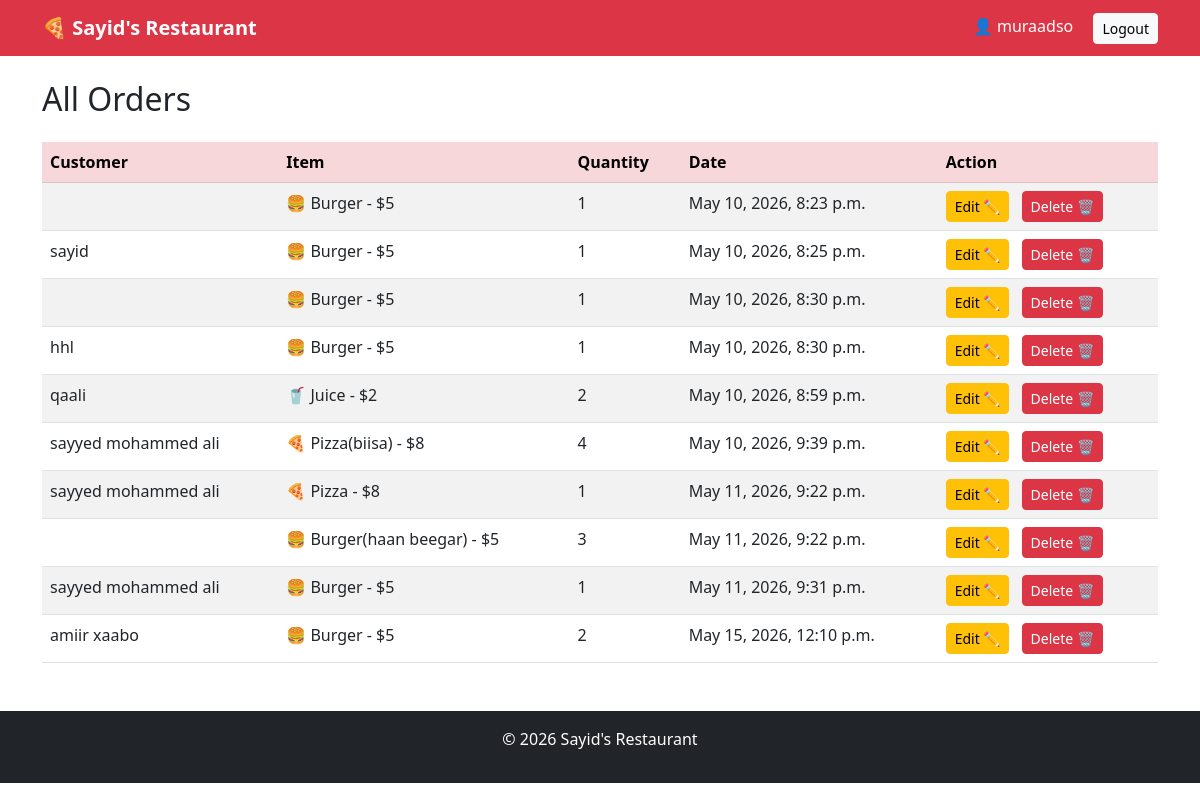
Screenshot of /orders/ (signed in) with the database file from the repository.
### menu/models.py (models this page shows, shortened)
class Order(models.Model):
    customer_name = models.CharField(max_length=100)
    item = models.CharField(max_length=100)
    quantity = models.IntegerField(default=1)
    date = models.DateTimeField(auto_now_add=True)

### menu/views.py (the view)
# urls.py: path('orders/', views.all_orders, name='all_orders'),
@login_required
def all_orders(request):
    orders = Order.objects.all()
    return render(request, 'menu/all_orders.html', {'orders': orders})

### menu/templates/menu/all_orders.html (shortened to what this page needs)
{% extends 'base.html' %}
{% block content %}
<h2 class="mb-4">All Orders</h2>
<table class="table table-striped">
    <thead class="table-danger">
        <tr>
            <th>Customer</th>
            <th>Item</th>
            <th>Quantity</th>
            <th>Date</th>
            <th>Action</th>
        </tr>
    </thead>
    <tbody>
        {% for order in orders %}
        <tr>
            <td>{{ order.customer_name }}</td>
            <td>{{ order.item }}</td>
            <td>{{ order.quantity }}</td>
            <td>{{ order.date }}</td>
            <td>
                <a href="/edit/{{ order.pk }}/"
                   class="btn btn-warning btn-sm me-2">
                    Edit ✏️
                </a>
                <a href="/delete/{{ order.pk }}/"
                   class="btn btn-danger btn-sm">
                    Delete 🗑️
                </a>
            </td>
        </tr>
        {% endfor %}
    </tbody>
</table>
{% endblock %}

### templates/base.html (shortened to what this page needs)
<!DOCTYPE html>
<html>
<head>
    <link href="https://cdn.jsdelivr.net/npm/bootstrap@5.3.0/dist/css/bootstrap.min.css" rel="stylesheet">
</head>
<body>
<nav class="navbar navbar-dark bg-danger">
    <div class="container">
        <a class="navbar-brand fw-bold" href="/">🍕 Sayid's Restaurant</a>
        <div>
            {% if request.user.is_authenticated %}
                <span class="text-white me-3">
                    👤 {{ request.user.username }}
                </span>
                <a href="/logout/" class="btn btn-light btn-sm">Logout</a>
            {% else %}
                <a href="/login/" class="btn btn-light btn-sm">Login</a>
            {% endif %}
        </div>
    </div>
</nav>
<div class="container mt-4">
    {% block content %}
    {% endblock %}
</div>
<footer class="bg-dark text-white text-center p-3 mt-5">
    <p>© 2026 Sayid's Restaurant</p>
</footer>
</body>
</html>

### rows the page displays
Order: item "🍔 Burger - $5", quantity "1", date "May 10, 2026, 8:23 p.m."
Order: customer_name "sayid", item "🍔 Burger - $5", quantity "1", date "May 10, 2026, 8:25 p.m."
Order: item "🍔 Burger - $5", quantity "1", date "May 10, 2026, 8:30 p.m."
Order: customer_name "hhl", item "🍔 Burger - $5", quantity "1", date "May 10, 2026, 8:30 p.m."
Order: customer_name "qaali", item "🥤 Juice - $2", quantity "2", date "May 10, 2026, 8:59 p.m."
Order: customer_name "sayyed mohammed ali", item "🍕 Pizza(biisa) - $8", quantity "4", date "May 10, 2026, 9:39 p.m."
Order: customer_name "sayyed mohammed ali", item "🍕 Pizza - $8", quantity "1", date "May 11, 2026, 9:22 p.m."
Order: item "🍔 Burger(haan beegar) - $5", quantity "3", date "May 11, 2026, 9:22 p.m."
Order: customer_name "sayyed mohammed ali", item "🍔 Burger - $5", quantity "1", date "May 11, 2026, 9:31 p.m."
Order: customer_name "amiir xaabo", item "🍔 Burger - $5", quantity "2", date "May 15, 2026, 12:10 p.m."

### other values shown
{{ request.user.username }} "muraadso"
